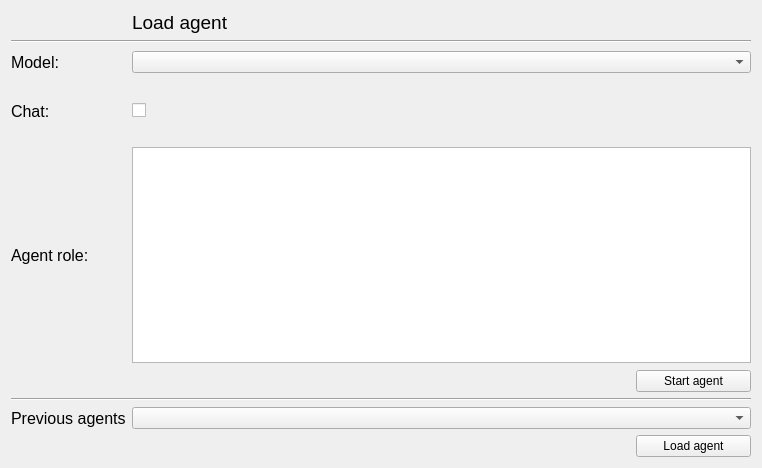
<?xml version="1.0" encoding="UTF-8"?>
<ui version="4.0">
 <class>Form</class>
 <widget class="QWidget" name="Form">
  <property name="geometry">
   <rect>
    <x>0</x>
    <y>0</y>
    <width>762</width>
    <height>468</height>
   </rect>
  </property>
  <property name="windowTitle">
   <string>Agents</string>
  </property>
  <layout class="QGridLayout" name="gridLayout">
   <item row="9" column="0" rowspan="2" colspan="7">
    <spacer name="horizontalSpacer_3">
     <property name="orientation">
      <enum>Qt::Horizontal</enum>
     </property>
     <property name="sizeHint" stdset="0">
      <size>
       <width>686</width>
       <height>29</height>
      </size>
     </property>
    </spacer>
   </item>
   <item row="5" column="0">
    <widget class="QLabel" name="chatLable">
     <property name="minimumSize">
      <size>
       <width>24</width>
       <height>20</height>
      </size>
     </property>
     <property name="font">
      <font>
       <pointsize>12</pointsize>
      </font>
     </property>
     <property name="text">
      <string>Chat: </string>
     </property>
    </widget>
   </item>
   <item row="4" column="0" colspan="7">
    <spacer name="horizontalSpacer">
     <property name="orientation">
      <enum>Qt::Horizontal</enum>
     </property>
     <property name="sizeHint" stdset="0">
      <size>
       <width>686</width>
       <height>20</height>
      </size>
     </property>
    </spacer>
   </item>
   <item row="3" column="0">
    <widget class="QLabel" name="ModelLabel">
     <property name="minimumSize">
      <size>
       <width>24</width>
       <height>26</height>
      </size>
     </property>
     <property name="font">
      <font>
       <pointsize>12</pointsize>
      </font>
     </property>
     <property name="text">
      <string>Model: </string>
     </property>
    </widget>
   </item>
   <item row="6" column="0" rowspan="2" colspan="7">
    <spacer name="horizontalSpacer_2">
     <property name="orientation">
      <enum>Qt::Horizontal</enum>
     </property>
     <property name="sizeHint" stdset="0">
      <size>
       <width>686</width>
       <height>20</height>
      </size>
     </property>
    </spacer>
   </item>
   <item row="12" column="0">
    <widget class="QLabel" name="createTitle_2">
     <property name="font">
      <font>
       <pointsize>12</pointsize>
      </font>
     </property>
     <property name="text">
      <string>Previous agents</string>
     </property>
    </widget>
   </item>
   <item row="3" column="1" colspan="6">
    <widget class="QComboBox" name="modelsComboBox"/>
   </item>
   <item row="0" column="1" colspan="4">
    <widget class="QLabel" name="createTitle">
     <property name="font">
      <font>
       <pointsize>14</pointsize>
      </font>
     </property>
     <property name="text">
      <string>Load agent</string>
     </property>
    </widget>
   </item>
   <item row="10" column="6">
    <widget class="QPushButton" name="startAgentButton">
     <property name="text">
      <string>Start agent</string>
     </property>
    </widget>
   </item>
   <item row="12" column="1" colspan="6">
    <widget class="QComboBox" name="prevAgentsBox"/>
   </item>
   <item row="8" column="1" colspan="6">
    <widget class="QPlainTextEdit" name="agentRolePlanText"/>
   </item>
   <item row="1" column="0" colspan="7">
    <widget class="Line" name="line_2">
     <property name="orientation">
      <enum>Qt::Horizontal</enum>
     </property>
    </widget>
   </item>
   <item row="5" column="1">
    <widget class="QCheckBox" name="chatCheckBox">
     <property name="sizePolicy">
      <sizepolicy hsizetype="Maximum" vsizetype="Maximum">
       <horstretch>0</horstretch>
       <verstretch>0</verstretch>
      </sizepolicy>
     </property>
     <property name="font">
      <font>
       <pointsize>11</pointsize>
      </font>
     </property>
     <property name="text">
      <string/>
     </property>
    </widget>
   </item>
   <item row="11" column="0" colspan="7">
    <widget class="Line" name="line">
     <property name="orientation">
      <enum>Qt::Horizontal</enum>
     </property>
    </widget>
   </item>
   <item row="8" column="0">
    <widget class="QLabel" name="agentRoleLabl">
     <property name="minimumSize">
      <size>
       <width>24</width>
       <height>20</height>
      </size>
     </property>
     <property name="font">
      <font>
       <pointsize>12</pointsize>
      </font>
     </property>
     <property name="text">
      <string>Agent role:</string>
     </property>
    </widget>
   </item>
   <item row="13" column="6">
    <widget class="QPushButton" name="loadAgentButton">
     <property name="text">
      <string>Load agent</string>
     </property>
    </widget>
   </item>
  </layout>
 </widget>
 <resources/>
 <connections/>
</ui>
